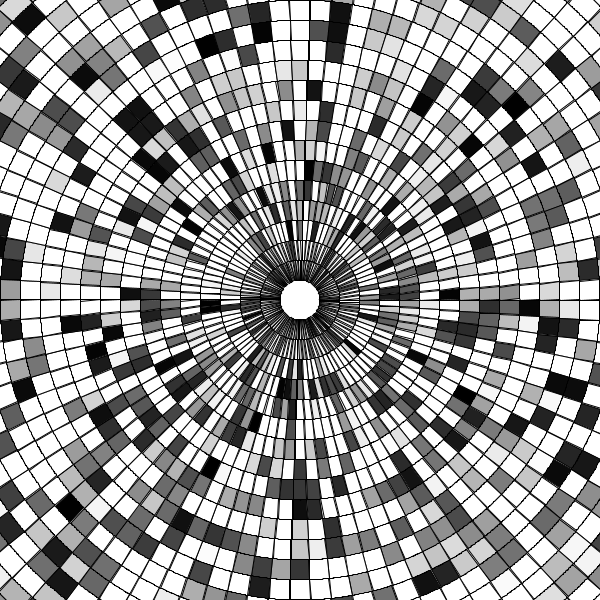
Frame 1 (no input)
Frame 60 (the mouse pressed at the canvas centre just before this capture): identical to frame 1, image omitted
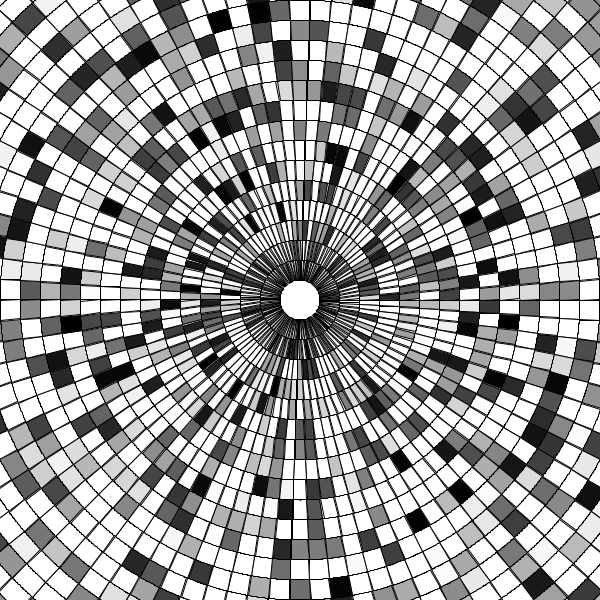
Frame 120 (the mouse held since frame 60 and released just before this capture)

The Processing sketch that drew these frames (run headless with seeded random() and noise(); from frame 60 on, the mouse is pressed at the canvas centre):

// Processing sketch: CircularGridCells
// ── CircularGridCells.pde
// The Nature of Code
// Daniel Shiffman
// http://natureofcode.com

// Outline for game of life 
// This is just a grid of hexagons right now

GOL gol;


void setup() {
  size(600, 600);
  gol = new GOL();
}

void draw() {
  background(255);
  gol.display();
}

// reset board when mouse is pressed
void mousePressed() {
  gol.init();
}

// ── Cell.pde
/** 
 *
 * Purpose:  Circlar Grid Cell without using arc function.
 *
 * Cell has a coordinate of inner couner and size in both radial and angular directions.
 *            
 * @author Thomas Cann
 * @version 1.0
 */

class Cell {

  protected float x1, x2; //r and theta
  protected float w1, w2; //dr and dtheta
  protected float N; // Nu

  float state;

  /**
   * This is a constructor for a Circlar Grid Cell.
   *
   * @param r_ the inner radius of grid cell.
   * @param theta_ the initial angle of grid cell.
   * @param dr_ the radial size of the grid cell.
   * @param dtheta_ the angular size of the grid cell.
   */

  Cell(float r_, float theta_, float dr_, float dtheta_) {
    this.x1 = r_;
    this.x2 = theta_;
    this.w1 = dr_;
    this.w2 = dtheta_;
    state = random(2);
    N = x1*w2;
  }

  /**
   * This method displays the object on the screen relative to centre of the screen.
   */
  void display() {
    float R= x1 +w1;


    fill(state*255);
    stroke(0);
    pushMatrix();
    translate(width/2, height/2);
    beginShape();
    // Outer circle
    for (int i = 0; i<=N; i++) {
      vertex(R*cos(i*(w2)/N + x2), R*sin(i*(w2)/N + x2));
    }

    // Inner circle
    //beginContour();
    for (int i = 0; i<=N; i++) {
      vertex(x1*cos((x2+w2)-i*(w2)/N), x1*sin((x2+w2)-i*(w2)/N));
    }
    //endContour();
    endShape(CLOSE);
    popMatrix();
  }
}

// ── GOL.pde
// The Nature of Code
// Daniel Shiffman
// http://natureofcode.com

class GOL {

  float r = 20;
  int theta =90;
  int columns, rows;
  
  // Game of life board
  Cell[][] board;


  GOL() {
    // Initialize rows, columns and set-up arrays
    columns = theta;
    rows = height/int(r);
    board = new Cell[columns][rows];
    init();
  }

  void init() {
    
    for (int i = 0; i < columns; i++) {
      for (int j = 0; j < rows; j++) {
         board[i][j] = new Cell(j*r,i*2*PI/columns,r,2*PI /theta);
      }
    }
  }



  // This is the easy part, just draw the cells, fill 255 for '1', fill 0 for '0'
  void display() {
    for ( int i = 0; i < columns;i++) {
      for ( int j = 0; j < rows;j++) {
        board[i][j].display();
      }
    }
  }
}
